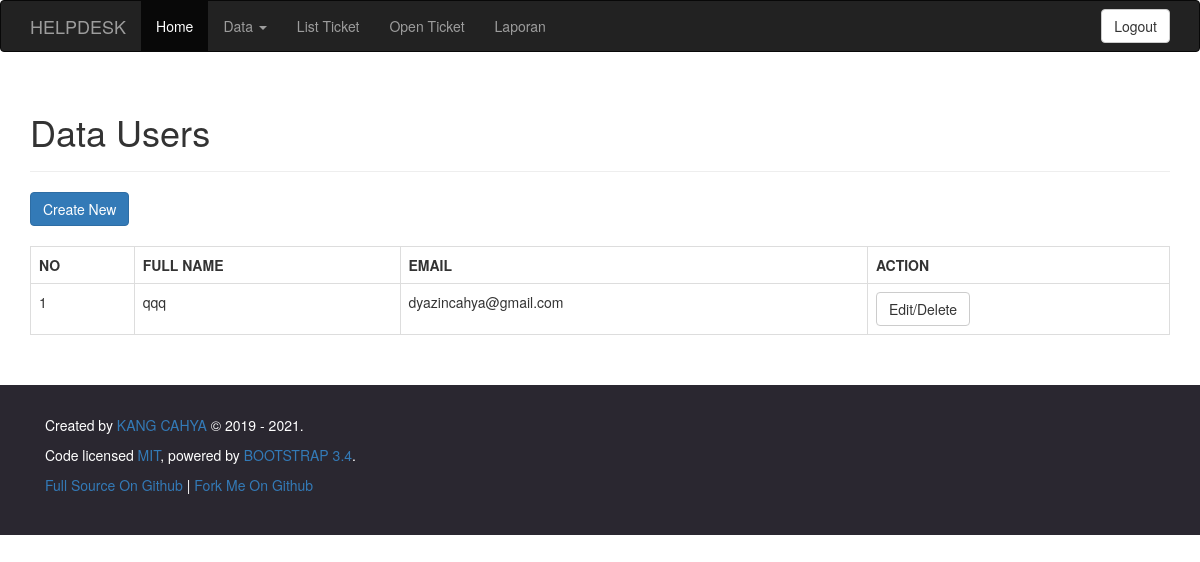
Page /users.php (signed in) on the earlier database version.
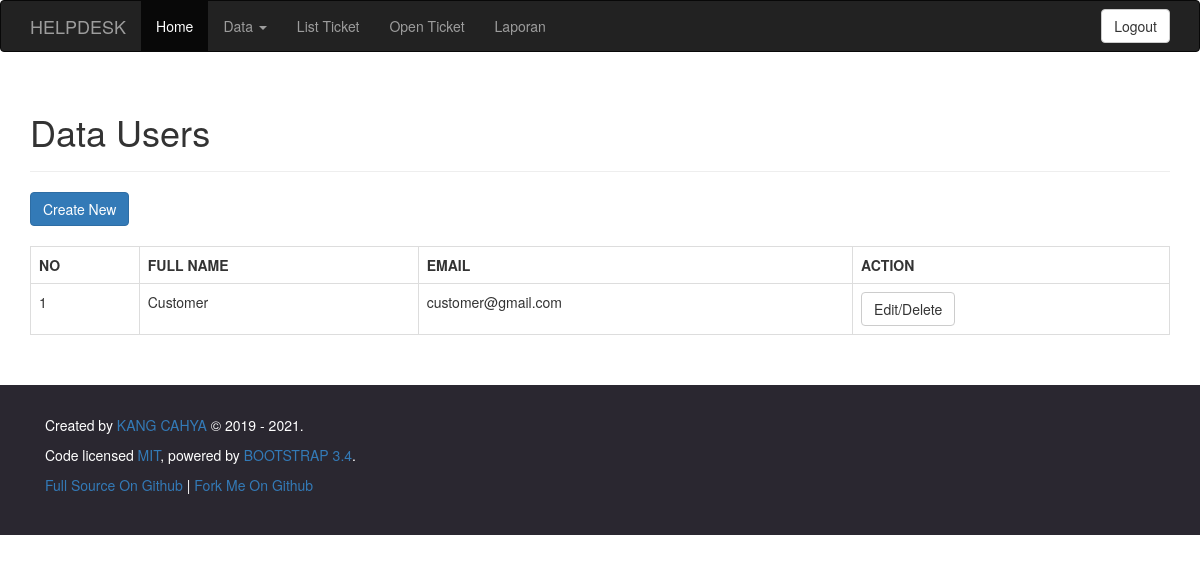
Same page on the later database version.
### tables this page shows
CREATE TABLE `tbl_user` (
  `tu_id` int(11) NOT NULL,
  `tu_role` enum('admin','customer') NOT NULL,
  `tu_user` varchar(100) NOT NULL,
  `tu_pass` varchar(100) NOT NULL,
  `tu_full_name` varchar(200) NOT NULL,
  `tu_email` varchar(150) NOT NULL
);

### func.php (called while the page is built, shortened)
<?php include 'config.php';
    function db($params = array())
    {
        if (isset($params['hostname'])) {
            $hostname = $params['hostname'];
        } else {
            $hostname = CONF_HOSTNAME;
        }
        if (isset($params['username'])) {
            $username = $params['username'];
        } else {
            $username = CONF_USERNAME;
        }
        if (isset($params['password'])) {
            $password = $params['password'];
        } else {
            $password = CONF_PASSWORD;
        }
        if (isset($params['database'])) {
            $database = $params['database'];
        } else {
            $database = CONF_DATABASE;
        }
        $conn = new mysqli($hostname, $username, $password, $database);
        return $conn;
    }
    function Q_array($sql = null)
    {
        $db = db();
        if ($sql === null) {
            return null;
        } else {
            if ($result = $db->query($sql))
            {
                return $result->fetch_all(MYSQLI_ASSOC);
            }
        }
    }

### users.php (the view, shortened to what this page needs)
<?php include('header.php');?>
<div class="container">
    <div class="page-header"><h1>Data Users</h1></div>
    <button type="button" class="btn btn-primary" data-toggle="modal" data-target="#create">Create New</button>
    <br><br>
    <div class="row">
        <div class="col-md-12">
            <table class="table table-bordered">
                <tr style="font-weight:bold;">
                    <td>NO</td>
                    <td>FULL NAME</td>
                    <td>EMAIL</td>
                    <td>ACTION</td>
                </tr>
                <?php
                    $data = Q_array("SELECT * FROM tbl_user WHERE tu_role='customer' ORDER BY tu_id DESC");
                    foreach ($data as $key => $val) {
                        echo "
                            <tr>
                                <td>".($key+1)."</td>
                                <td>".$val['tu_full_name']."</td>
                                <td>".$val['tu_email']."</td>
                                <td>
                                    <a class='btn btn-default' data-toggle='modal' data-target='#ed-".$key."'>Edit/Delete</a>
                                </td>
                            </tr>
                        ";
                ?>
                <?php } ?>
            </table>
        </div>
    </div>
</div>
<?php include('footer.php');?>

Differences in the rows shown:
changed tbl_user: tu_full_name "qqq" → "Customer"; tu_email "dyazincahya@gmail.com" → "customer@gmail.com"
